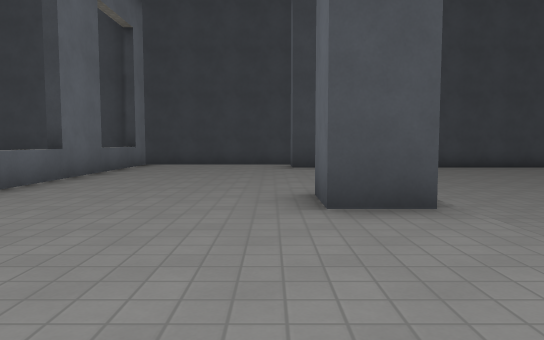
[1] (above)

24 first-person views from a walk through a 3-D level made in the Godot game engine. The camera is 1.2 m above the floor, tilts 4° down and sees 70° across. The floor is counted in squares, 2 m on a side. Each view is taken from the middle of a square. On the plan, view 1 faces up. The plan holds only what a view shows up to about 11 squares ahead; the rest is blank. Surface patterns are stand-ins for the level's own textures.

[2]
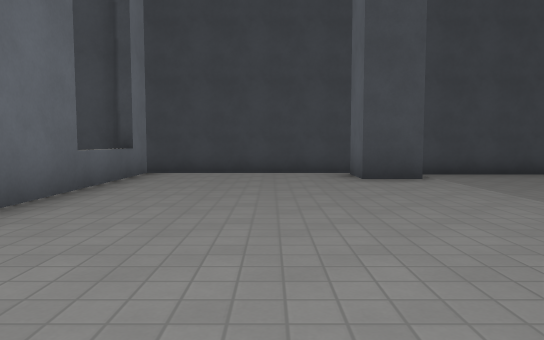

[3]
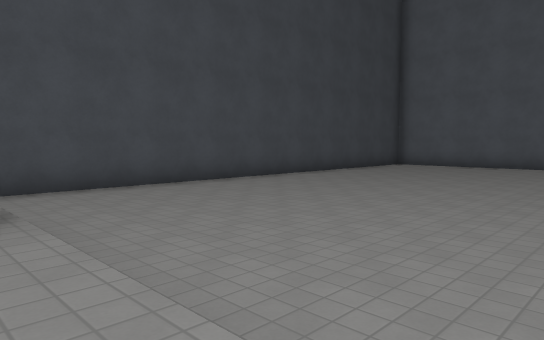

[4]
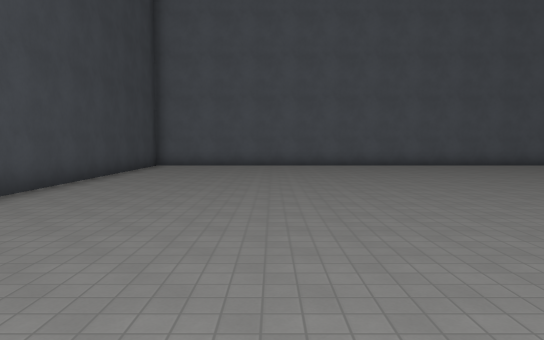

[5]
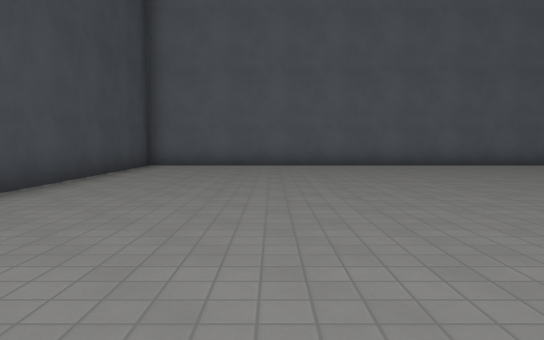

[6]
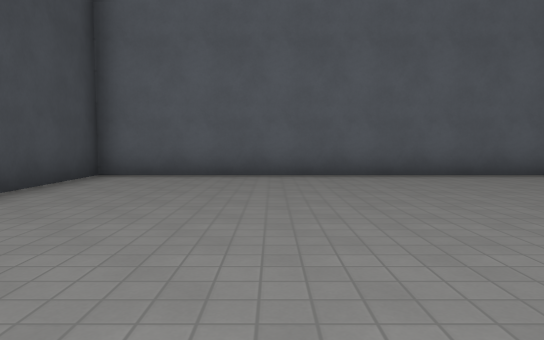

[7]
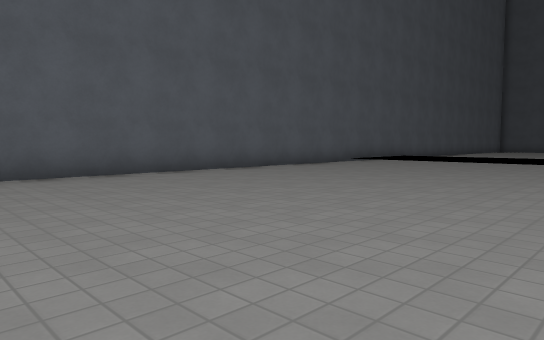

[8]
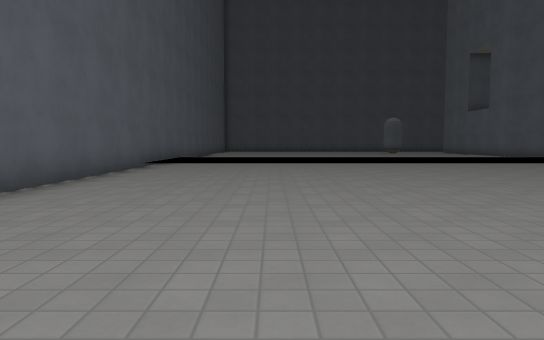

[9]
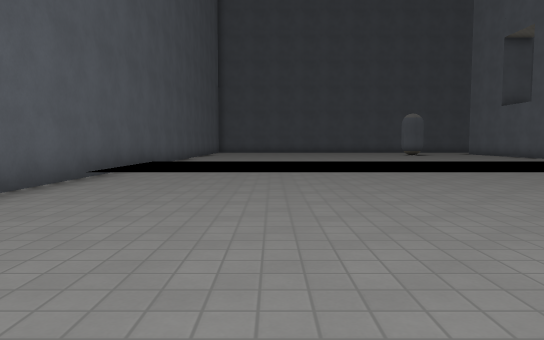

[10]
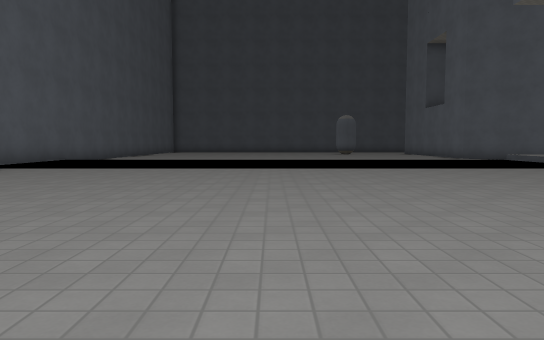

[11]
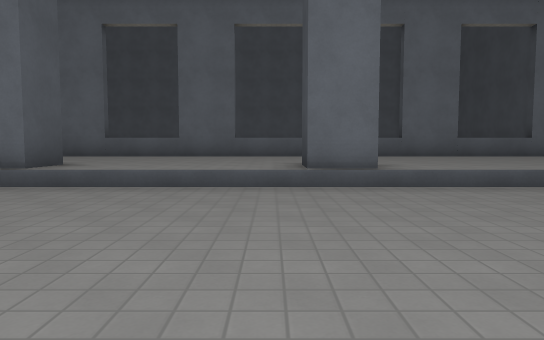

[12]
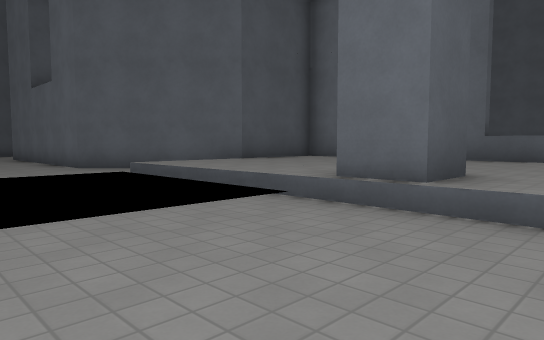

[13]
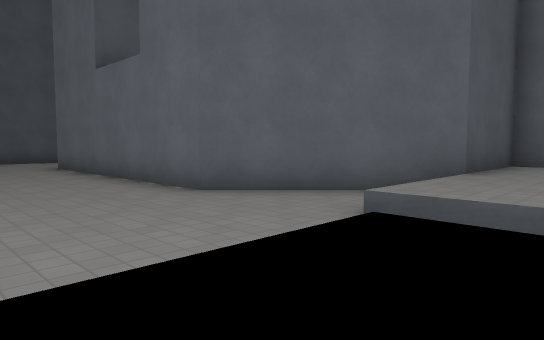

[14]
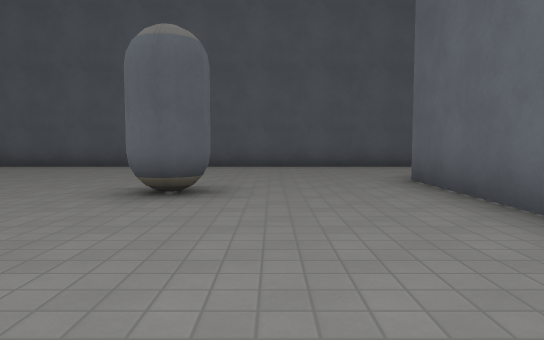

[15]
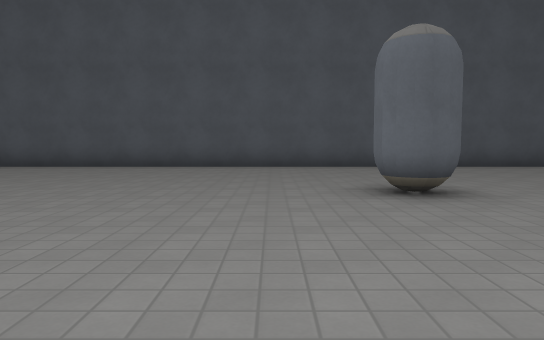

[16]
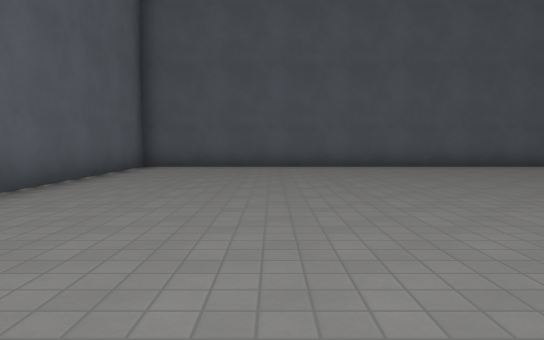

[17]
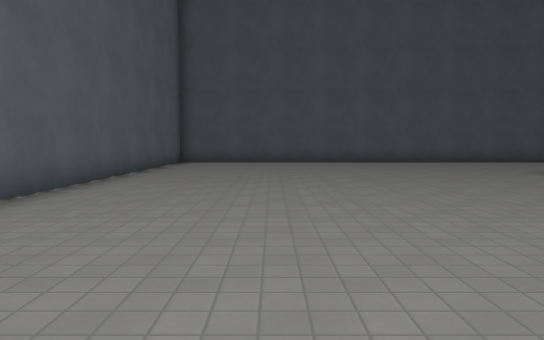

[18]
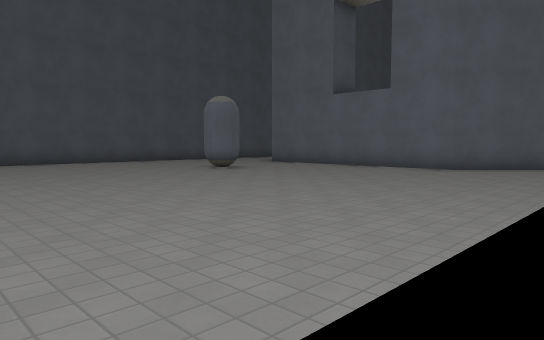

[19]
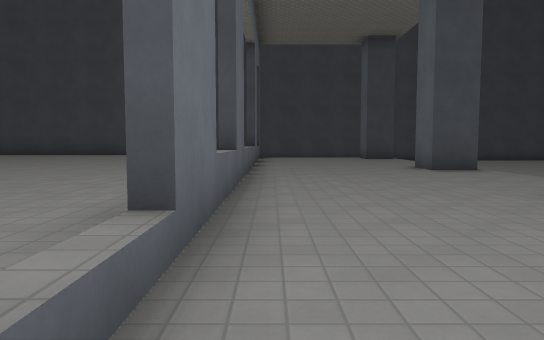

[20]
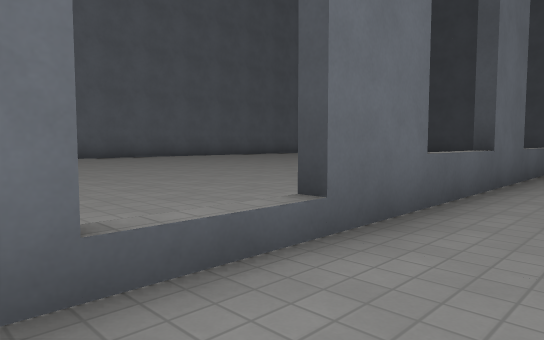

[21]
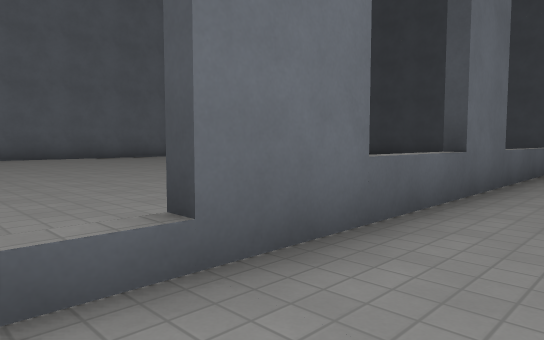

[22]
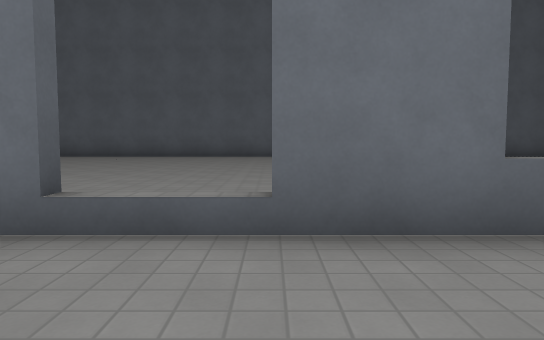

[23]
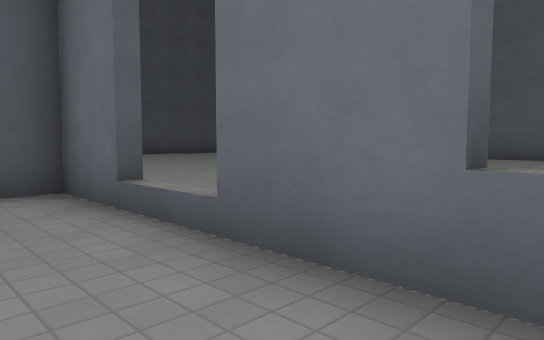

[24]
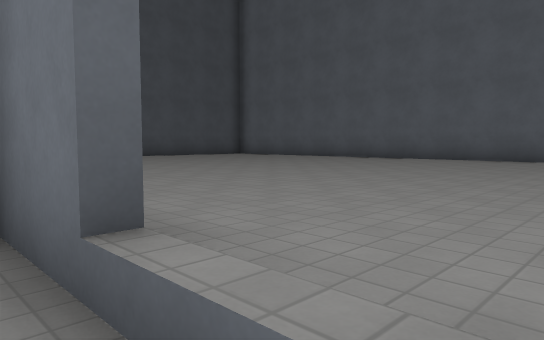

### Floor plan
Key: @ floor where view 1 was taken; # wall or solid block; . main floor; : floor 0.25 m higher than the main floor; + floor 0.5 m higher than the main floor; * floor 0.75 m higher than the main floor; / step, stairs or slope.
Columns run from 15 left of view 1 to 16 right of it. Each row starts with its distance up from view 1.
 14            #####################
 13                  ..............#
 12                  ..............#
 11             //// /.............#
 10         ####++++#/.............#
  9            *+++++/.............#
  8             +++++/.............#
  7            #+++++/.............#
  6      ****  *+++++/.............#
  5      ****   +++++/.............#
  4       **** *++++#/.............#
  3       **** *+++++/.............#
  2      *****  +++++/.............#
  1    ********#+++++/.............#
  0   **********+++@+/.............#
 -1 #***********++++#/.............#
 -2 #**********#+++++//////////////#
 -3 #**********#+++++/:::::::::::::#
 -4 #**********/+++++/  :          #
 -5 #**********#+++++/         :   #
 -6 #**********####//////////////  #
 -7 #**********   ## .............
 -8   *********     #.............
 -9    *******      #..............
-10     *****       #..............#
-11      ****       #..............#
-12       **        #..............#
-13                 #..............#
-14                 #...#..........#
-15                 #..............#
-16                  ..............#
-17                 ...............#
-18                 ...............#
-19                #################

Positions as (right, up) in squares from view 1, and headings:
1: (0, 0), facing up
2: (-1, 3), facing up
3: (1, 6), facing up-right
4: (1, 9), facing right
5: (5, 10), facing right
6: (8, 10), facing right
7: (8, 9), facing down-right
8: (12, 8), facing down
9: (12, 5), facing down
10: (9, 6), facing down
11: (7, 3), facing left
12: (5, 1), facing down-left
13: (5, -4), facing down-left
14: (4, -9), facing down
15: (7, -9), facing down
16: (12, -9), facing down
17: (12, -5), facing down
18: (12, -5), facing down-left
19: (-3, -5), facing up
20: (-2, -5), facing up-left
21: (-2, -4), facing up-left
22: (-1, -3), facing left
23: (-2, -1), facing down-left
24: (-3, -3), facing down-left
